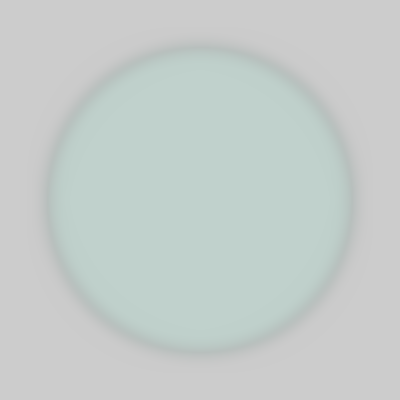
Frame 1 (no input)
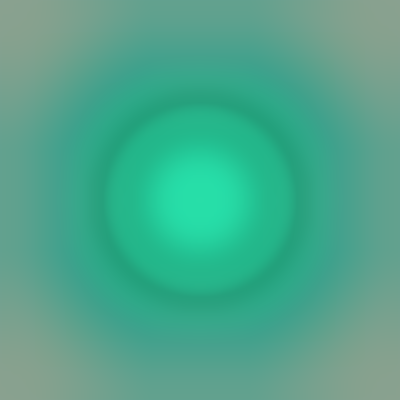
Frame 60 (the mouse pressed at the canvas centre just before this capture)
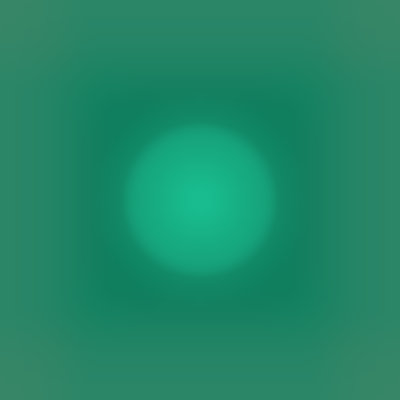
Frame 120 (the mouse held since frame 60 and released just before this capture)

The Processing sketch that drew these frames (run headless with seeded random() and noise(); from frame 60 on, the mouse is pressed at the canvas centre):

// Processing sketch: processing_4564
// ── processing_4564.pde

float v,w;void setup(){size(400,400);}void draw(){fill(d(32,50),d(229,50),d(172,50),d(5,30));w=d(1,500);ellipse(200,200,w,w);v+=0.1;filter(11,6);}float d(float a,float m){return a+noise(v)*m;}
